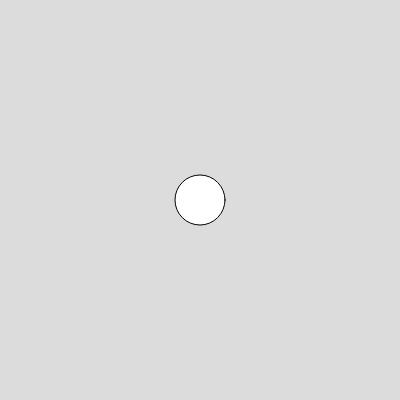
Frame 1 (no input)
Frame 60 (no input): identical to frame 1, image omitted
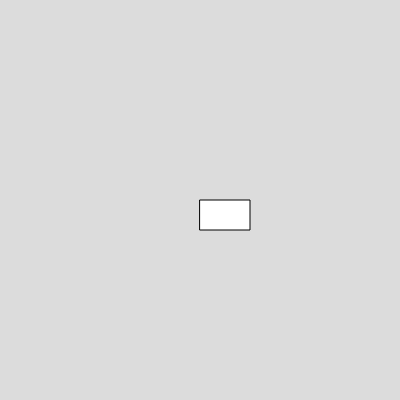
Frame 120 (the mouse pressed at the canvas centre since frame 60)

The p5.js sketch that drew these frames (run headless with seeded random() and noise() and a simulated clock; from frame 60 on, the mouse is pressed at the canvas centre):

// p5.js sketch
// ── sketch.js
function setup() {
  createCanvas(400, 400);
}

function draw() {
  background(220);
  if(mouseX<200){
    circle(200,200,50)
  }
    else{
      rect(200,200,50,30)
    }
}
